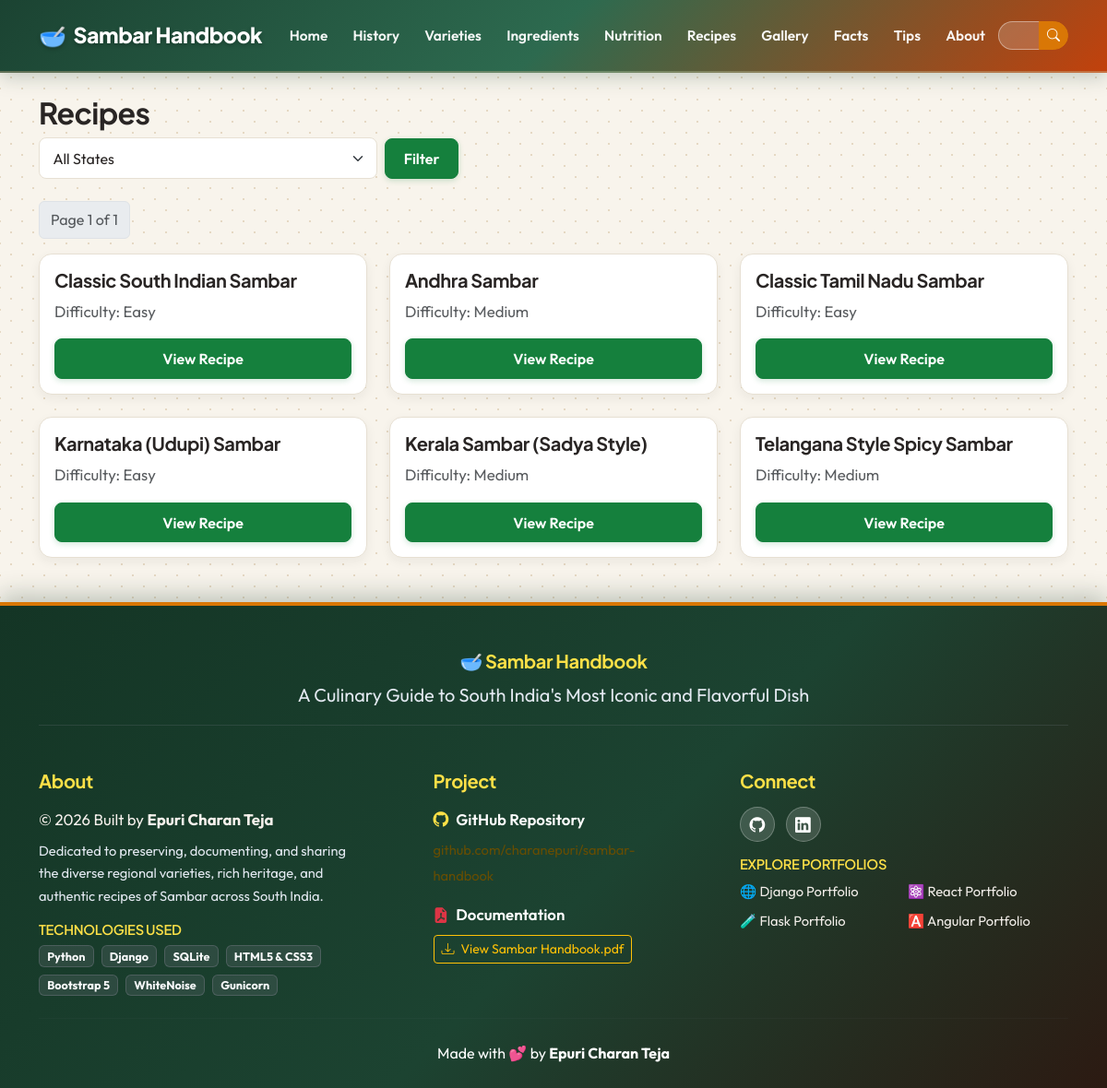
The app's page /recipes/ with its own data.
### handbook/models.py (models this page shows, shortened)
class Recipe(models.Model):
    DIFFICULTY_CHOICES = [
        ('Easy', 'Easy'),
        ('Medium', 'Medium'),
        ('Hard', 'Hard'),
    ]
    title = models.CharField(max_length=100)
    state = models.ForeignKey(
        StateVariety,
        on_delete=models.SET_NULL,
        null=True,
        blank=True
    )
    ingredients = models.ManyToManyField(
        Ingredient,
        blank=True
    )
    preparation_time = models.IntegerField()
    cooking_time = models.IntegerField()
    instructions = models.TextField()
    difficulty = models.CharField(
        max_length=20,
        choices=DIFFICULTY_CHOICES
    )
    image = models.ImageField(
        upload_to='recipes/',
        blank=True,
        null=True
    )

### handbook/views.py (the view)
# urls.py: path('recipes/', views.recipes, name='recipes'),
def recipes(request):
    state_filter = request.GET.get('state')
    recipe_list = Recipe.objects.select_related('state').all()
    if state_filter:
        recipe_list = recipe_list.filter(state__state=state_filter)
    paginator = Paginator(
        recipe_list,
        6
    )
    page_number = request.GET.get('page')
    recipes = paginator.get_page(page_number)
    states = StateVariety.objects.values('state').distinct()
    return render(
        request,
        'handbook/recipes.html',
        {
            'recipes': recipes,
            'states': states,
            'selected_state': state_filter,
        }
    )

### handbook/templates/handbook/recipes.html (shortened to what this page needs)
{% extends 'handbook/base.html' %}
{% block content %}
    <h2>Recipes</h2>
    <form method="GET" class="mb-4">
        <div class="row g-2 align-items-center">
            <div class="col-md-4">
                <select name="state" class="form-select">
                    <option value="">All States</option>
                </select>
            </div>
            <div class="col-auto">
                <button type="submit" class="btn btn-success">Filter</button>
            </div>
        </div>
    </form>
    <nav aria-label="Recipe pagination">
        <ul class="pagination">
            <li class="page-item disabled">
                <span class="page-link">
                    Page {{ recipes.number }} of {{ recipes.paginator.num_pages }}
                </span>
            </li>
        </ul>
    </nav>
    <div class="row g-4">
        {% for recipe in recipes %}
            <div class="col-md-4">
                <div class="card shadow h-100">
                    <div class="card-body d-flex flex-column">
                        <h5>
                            {{ recipe.title }}
                        </h5>
                        <p class="text-muted">
                            Difficulty: {{ recipe.difficulty }}
                        </p>
                        <a href="{% url 'recipe_detail' recipe.id %}" class="btn btn-success mt-auto">
                            View Recipe
                        </a>
                    </div>
                </div>
            </div>
        {% endfor %}
    </div>
{% endblock %}

### handbook/static/handbook/css/style.css (style rules this page uses)
:root { --primary: #c2410c; --primary-hover: #9a3412; --primary-light: #ffedd5; --secondary: #d97706; --accent: #15803d; --accent-hover: #166534; --accent-light: #dcfce7; --dark: #1c1917; --dark-surface: #292524; --light-bg: #f8f4ec; --card-bg: #ffffff; --text-main: #292524; --text-muted: #57534e; --border-color: #e7e0d3; --shadow-sm: 0 4px 12px rgba(41, 37, 36, 0.06); --shadow-md: 0 10px 25px rgba(41, 37, 36, 0.09); --shadow-lg: 0 20px 40px rgba(41, 37, 36, 0.13); --radius-sm: 8px; --radius-md: 14px; --radius-lg: 20px; --radius-pill: 50px; --font-heading: 'Plus Jakarta Sans', system-ui, -apple-system, sans-serif; --font-body: 'Outfit', system-ui, -apple-system, sans-serif; }
body { background-color: var(--light-bg) !important; background-image: radial-gradient(#e5d8c3 0.85px, transparent 0.85px), radial-gradient(#e5d8c3 0.85px, var(--light-bg) 0.85px) !important; background-size: 24px 24px !important; background-position: 0 0, 12px 12px !important; color: var(--text-main); font-family: var(--font-body); font-size: 1.05rem; line-height: 1.65; -webkit-font-smoothing: antialiased; min-height: 100vh; display: flex; flex-direction: column; }
h1, h2, h3, h4, h5, h6, .navbar-brand { font-family: var(--font-heading); font-weight: 700; color: var(--text-main); letter-spacing: -0.02em; }
.card { background-color: var(--card-bg) !important; border: 1px solid var(--border-color) !important; border-radius: var(--radius-md) !important; box-shadow: var(--shadow-sm) !important; transition: transform 0.25s cubic-bezier(0.165, 0.84, 0.44, 1), box-shadow 0.25s ease; overflow: hidden; }
.btn-success { background-color: var(--accent) !important; border-color: var(--accent) !important; color: #fff !important; font-weight: 600; border-radius: var(--radius-sm); padding: 0.55rem 1.25rem; box-shadow: 0 2px 6px rgba(21, 128, 61, 0.2); transition: all 0.2s ease; }
.form-control, .form-select { border-radius: var(--radius-sm); border: 1px solid var(--border-color); padding: 0.6rem 0.9rem; background-color: #fff; color: var(--text-main); }

### records on screen
Recipe: title "Classic South Indian Sambar", difficulty "Easy"
Recipe: title "Andhra Sambar", difficulty "Medium"
Recipe: title "Classic Tamil Nadu Sambar", difficulty "Easy"
Recipe: title "Karnataka (Udupi) Sambar", difficulty "Easy"
Recipe: title "Kerala Sambar (Sadya Style)", difficulty "Medium"
Recipe: title "Telangana Style Spicy Sambar", difficulty "Medium"

### other values on screen
{{ recipes.number }} "1"
{{ recipes.paginator.num_pages }} "1"
